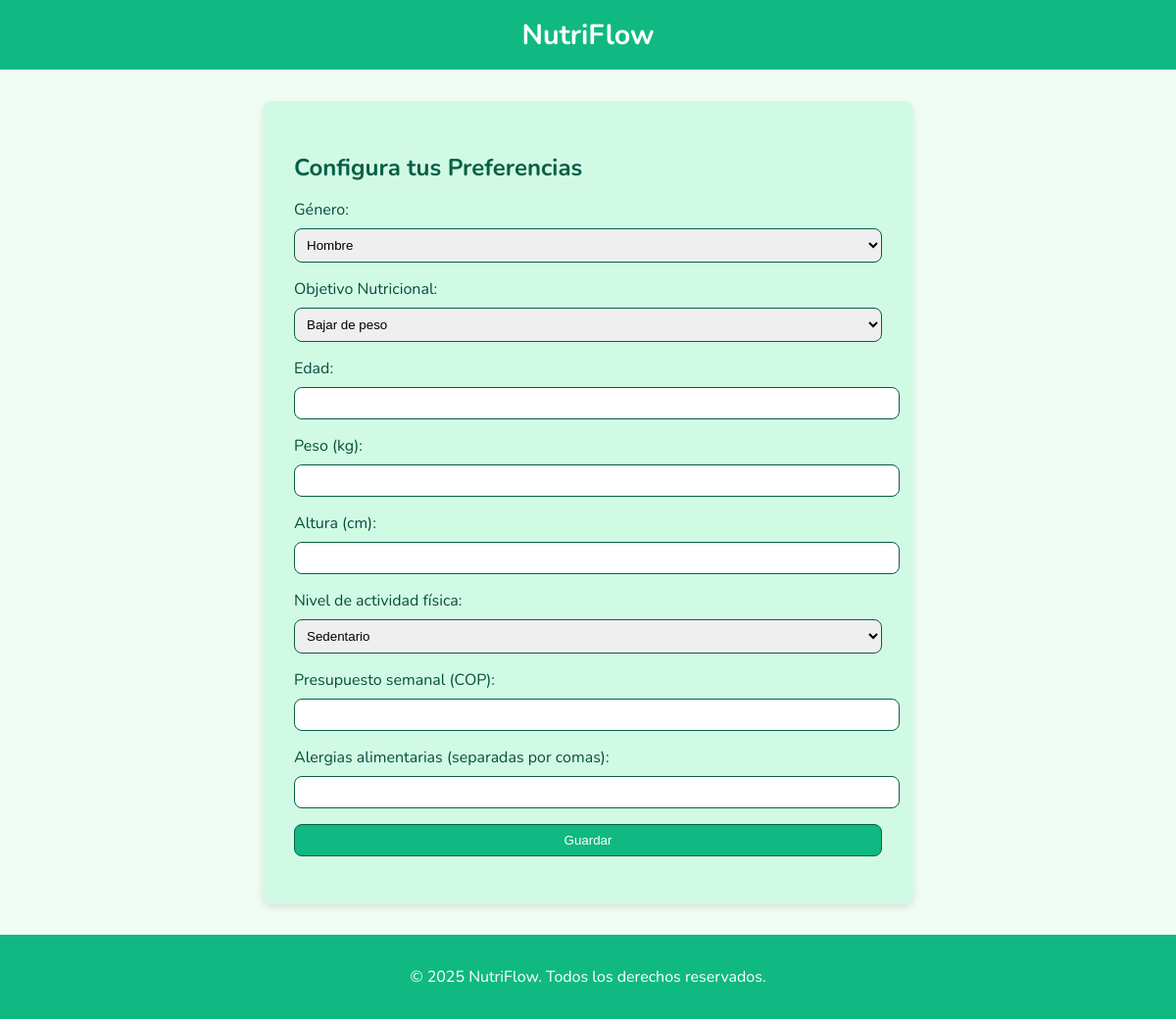
/preferences/ (signed in), run on an earlier commit of the app's database.
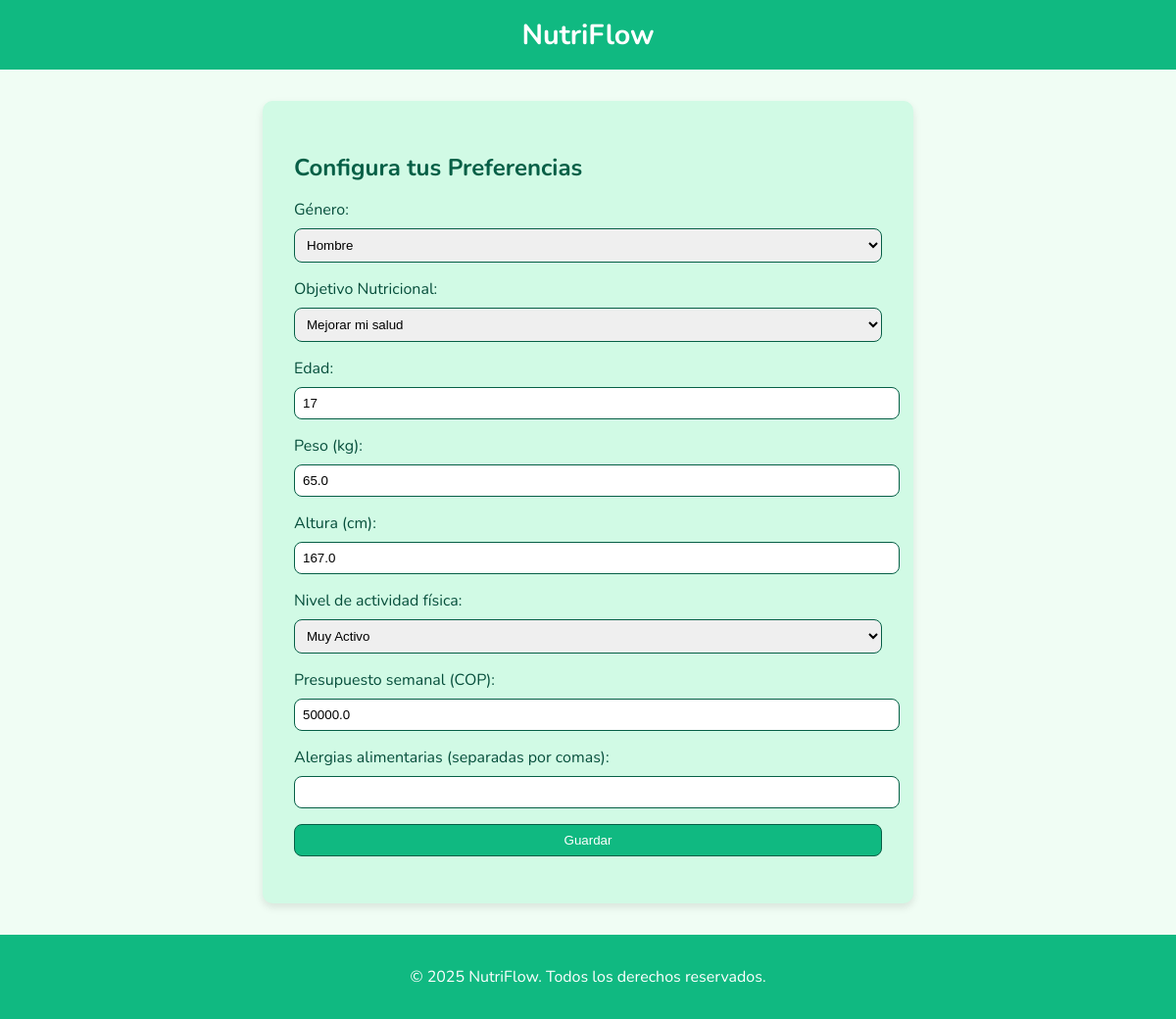
And on a later commit of the database.
### preferences/models.py (models this page shows, shortened)
class Preferences(models.Model):
    user = models.OneToOneField(User, on_delete=models.CASCADE, related_name="preferences")
    genero = models.CharField(max_length=10, choices=[("male", "Hombre"), ("female", "Mujer")], null=True, blank=True)
    objetivo = models.CharField(max_length=20,null=True, blank=True, choices=[
        ("lose_weight", "Bajar de peso"),
        ("improve_health", "Mejorar salud"),
        ("gain_weight", "Subir de peso"),
    ])
    edad = models.IntegerField(null=True, blank=True)
    peso = models.FloatField(null=True, blank=True)
    altura = models.FloatField(null=True, blank=True)
    nivel_actividad = models.CharField(null=True, blank=True, max_length=15, choices=[
        ("sedentario", "Sedentario"),
        ("ligero", "Ligero"),
        ("moderado", "Moderado"),
        ("activo", "Activo"),
        ("muy_activo", "Muy Activo"),
    ])
    presupuesto = models.FloatField(null=True, blank=True)
    alergias = models.TextField(blank=True, null=True)

### preferences/views.py (the view)
# urls.py: path('', views.preferences_view, name='preferences'),
def preferences_view(request):
    preferences = None
    if request.user.is_authenticated:
        preferences = Preferences.objects.filter(user=request.user).first()
    return render(request, 'preferences.html', {'preferences': preferences})

### preferences/templates/preferences.html (shortened to what this page needs)
<!DOCTYPE html>
<html lang="en">
<head>
</head>
<body>
    <header>
        <div class="logo">NutriFlow</div>
    </header>
    <div class="container">
        <h2>Configura tus Preferencias</h2>
        <form id="preferencesForm" method="POST" action="{% url 'save_preferences' %}">
            <label>Género:</label>
            <select name="genero" required>
                <option value="male" {% if preferences.genero == "male" %}selected{% endif %}>Hombre</option>
            </select>
            <label>Objetivo Nutricional:</label>
            <select name="objetivo" required>
                <option value="lose_weight" {% if preferences.objetivo == "lose_weight" %}selected{% endif %}>Bajar de peso</option>
                <option value="improve_health" {% if preferences.objetivo == "improve_health" %}selected{% endif %}>Mejorar mi salud</option>
            </select>
            <label>Edad:</label>
            <input type="number" name="edad" value="{{ preferences.edad }}" required>
            <label>Peso (kg):</label>
            <input type="number" name="peso" value="{{ preferences.peso }}" required>
            <label>Altura (cm):</label>
            <input type="number" name="altura" value="{{ preferences.altura }}" required>
            <label>Nivel de actividad física:</label>
            <select name="nivel_actividad" required>
                <option value="sedentario" {% if preferences.nivel_actividad == "sedentario" %}selected{% endif %}>Sedentario</option>
                <option value="muy_activo" {% if preferences.nivel_actividad == "muy_activo" %}selected{% endif %}>Muy Activo</option>
            </select>
            <label>Presupuesto semanal (COP):</label>
            <input type="number" name="presupuesto" value="{{ preferences.presupuesto }}" required>
            <label>Alergias alimentarias (separadas por comas):</label>
            <input type="text" name="alergias" value="{{ preferences.alergias }}">
            <button type="submit">Guardar</button>
        </form>
    </div>
    <footer>
        <p>&copy; 2025 NutriFlow. Todos los derechos reservados.</p>
    </footer>
</body>
</html>

### preferences/templates/preferences.html (style rules this page uses)
body { font-family: 'Nunito', sans-serif; background-color: #f0fdf4; color: #064e3b; margin: 0; padding: 0; }
header, footer { background-color: #10b981; color: white; padding: 1rem 0; text-align: center; }
.logo { font-size: 1.8rem; font-weight: 700; }
.container { padding: 2rem; background-color: #d1fae5; border-radius: 10px; width: 50%; margin: 2rem auto; box-shadow: 0 4px 8px rgba(0,0,0,0.1); }
h2 { color: #065f46; margin-bottom: 1rem; }
label { display: block; margin-bottom: 0.5rem; }
input, select, button { width: 100%; padding: 0.5rem; margin-bottom: 1rem; border-radius: 8px; border: 1px solid #065f46; }
button { background-color: #10b981; color: white; cursor: pointer; transition: background-color 0.3s; }

What changed in the data, as far as the page shows it:
now on this page (row edited): Preferences: genero "Hombre", objetivo "Mejorar mi salud", edad "17", peso "65.0", altura "167.0", nivel_actividad "Muy Activo", presupuesto "50000.0"
Also different on the page:
form field genero: "Hombre" → (not shown)
form field objetivo: "Bajar de peso" → (not shown)
form field nivel_actividad: "Sedentario" → (not shown)
